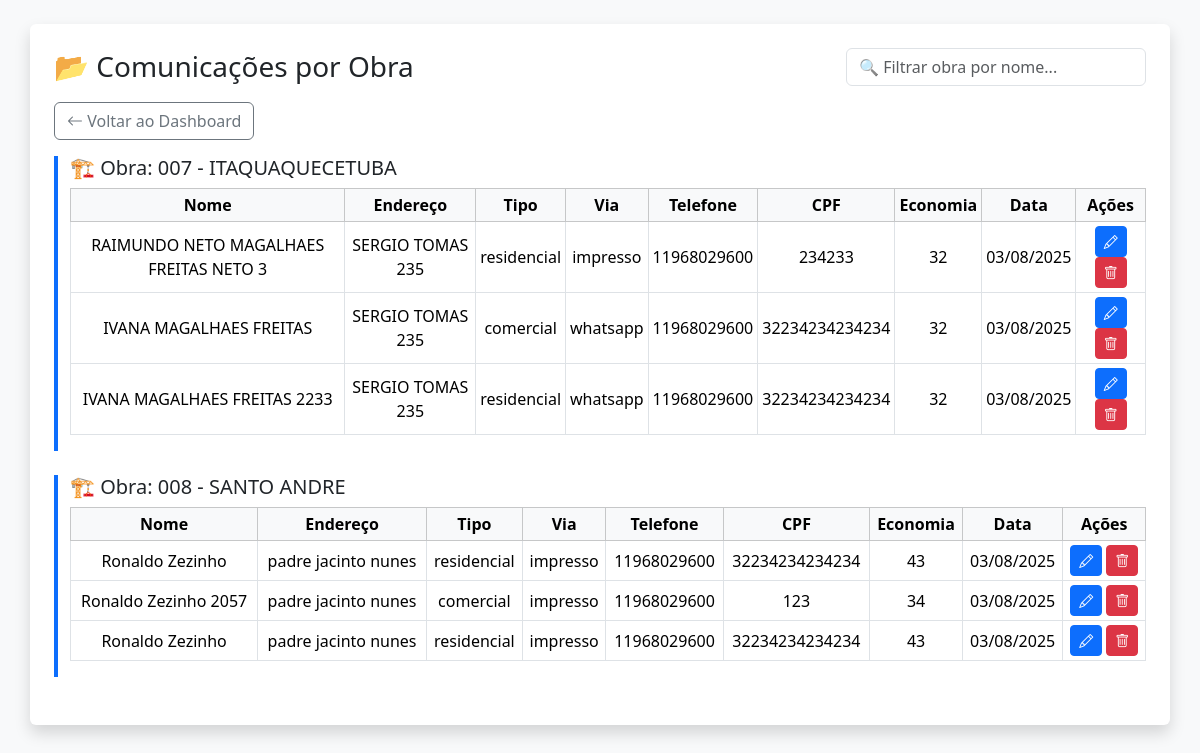
Page /comunicacoes (signed in) on the earlier database version.
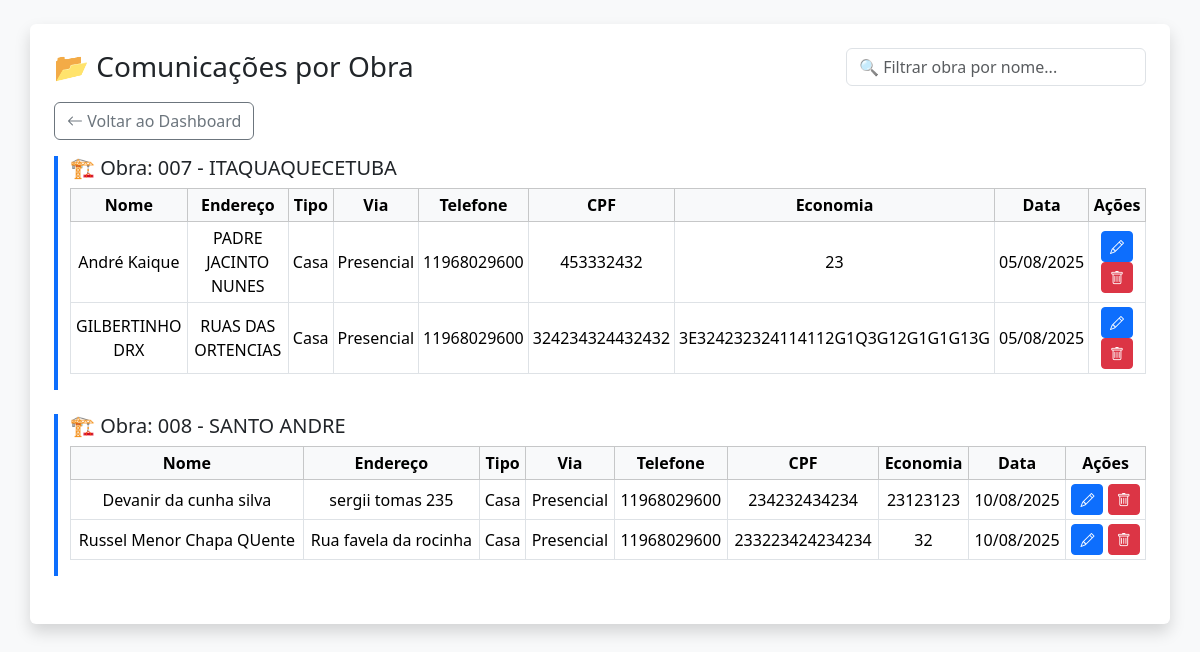
Same page on the later database version.
### app/models.py (models this page shows)
class Obra(db.Model):
    id = db.Column(db.Integer, primary_key=True)
    nome = db.Column(db.String(100), nullable=False)
    descricao = db.Column(db.Text)
    endereco = db.Column(db.String(255))
    responsavel = db.Column(db.String(100))
    data_inicio = db.Column(db.Date)
    data_fim = db.Column(db.Date)
    criado_em = db.Column(db.DateTime, default=datetime.utcnow)

class ComunicacaoObra(db.Model):
    __tablename__ = 'comunicacao_obra'
    id = db.Column(db.Integer, primary_key=True)
    nome = db.Column(db.String(100), nullable=False)
    cpf = db.Column(db.String(20))
    endereco = db.Column(db.String(255))
    telefone = db.Column(db.String(50))
    bairro = db.Column(db.String(100))
    numero = db.Column(db.String(20))
    comunicado = db.Column(db.String(20))
    economia = db.Column(db.String(50))
    assinatura = db.Column(db.String(100))
    tipo_imovel = db.Column(db.String(200))
    data_envio = db.Column(db.DateTime, default=datetime.utcnow)
    obra_id = db.Column(db.Integer, db.ForeignKey('obra.id', name='fk_comunicacao_obra'))
    obra = db.relationship("Obra", backref="comunicacoes")
    usuario_id = db.Column(db.Integer, db.ForeignKey('user.id', name='fk_usuario_comunicacao'))
    usuario = db.relationship("User", backref="comunicacoes")  # ✅ AQUI
    vistorias = db.relationship("VistoriaImovel", back_populates="comunicacao", cascade="all, delete-orphan")

### app/obras/routes.py (the view)
@obras_bp.route('/comunicacoes', methods=['GET'])
def listar_comunicacoes():
    if 'user_id' not in session:
        return redirect(url_for('auth.login'))
    user = User.query.get(session['user_id'])
    obras = Obra.query.order_by(Obra.nome).all() if user.cargo == 'admin' else Obra.query.filter_by(id=user.obra_id).all()
    return render_template('comunicacoes/comunicacoes_dashboard.html', obras=obras)

### templates/comunicacoes/comunicacoes_dashboard.html (shortened to what this page needs)
<!DOCTYPE html>
<html lang="pt-BR">
  <head>
    <link
      href="https://cdn.jsdelivr.net/npm/bootstrap@5.3.3/dist/css/bootstrap.min.css"
      rel="stylesheet"
    />
    <link
      href="https://cdn.jsdelivr.net/npm/bootstrap-icons@1.10.5/font/bootstrap-icons.css"
      rel="stylesheet"
    />
  </head>
  <body class="bg-light p-3 p-md-4">
    <div class="container bg-white p-4 rounded shadow">
      <div
        class="d-flex flex-column flex-md-row justify-content-between align-items-start align-items-md-center mb-3 gap-2"
      >
        <h3 class="text-center text-md-start mb-0">📂 Comunicações por Obra</h3>
        {% if session.cargo == 'admin' %}
        <input
          type="text"
          class="form-control w-100 w-md-auto"
          id="filtroObra"
          placeholder="🔍 Filtrar obra por nome..."
          style="max-width: 300px"
        />
        {% endif %}
      </div>
      <div class="mb-3">
            <a href="{{ url_for('auth.dashboard') }}" class="btn btn-outline-secondary">
          <i class="bi bi-arrow-left"></i> Voltar ao Dashboard
        </a>
      </div>
      {% for obra in obras %}
      <div class="obra-bloco mb-4" data-obra="{{ obra.nome | lower }}">
        <h5 class="mt-3">🏗️ Obra: {{ obra.nome }}</h5>
        {% if obra.comunicacoes %}
        <div class="table-responsive">
          <table class="table table-bordered table-sm align-middle text-center">
            <thead class="table-light">
              <tr>
                <th>Nome</th>
                <th>Endereço</th>
                <th>Tipo</th>
                <th>Via</th>
                <th>Telefone</th>
                <th>CPF</th>
                <th>Economia</th>
                <th>Data</th>
                {% if session.cargo == 'admin' %}
                <th>Ações</th>
                {% endif %}
              </tr>
            </thead>
            <tbody>
              {% for r in obra.comunicacoes %}
              <tr>
                <td>{{ r.nome }}</td>
                <td>{{ r.endereco }}</td>
                <td>{{ r.tipo_imovel }}</td>
                <td>{{ r.comunicado }}</td>
                <td>{{ r.telefone }}</td>
                <td>{{ r.cpf }}</td>
                <td>{{ r.economia }}</td>
                <td>{{ r.data_envio.strftime('%d/%m/%Y') }}</td>
                {% if session.cargo == 'admin' %}
                <td>
                  <a
                    href="{{ url_for('obras.editar_comunicacao', id=r.id) }}"
                    class="btn btn-sm btn-primary"
                  >
                    <i class="bi bi-pencil"></i>
                  </a>
                  <form
                    method="POST"
                    action="{{ url_for('obras.excluir_comunicacao', id=r.id) }}"
                    class="d-inline"
                    onsubmit="return confirm('Confirmar exclusão?')"
                  >
                    <button class="btn btn-sm btn-danger">
                      <i class="bi bi-trash"></i>
                    </button>
                  </form>
                </td>
                {% endif %}
              </tr>
              {% endfor %}
            </tbody>
          </table>
        </div>
        {% else %}
        <p class="text-muted">Nenhuma comunicação cadastrada para esta obra.</p>
        {% endif %}
      </div>
      {% endfor %}
    </div>
  </body>
</html>

### templates/comunicacoes/comunicacoes_dashboard.html (style rules this page uses)
.obra-bloco { border-left: 4px solid #0d6efd; padding-left: 12px; }

Differences in the rows shown:
removed ComunicacaoObra: nome "RAIMUNDO NETO MAGALHAES FREITAS NETO 3", endereco "SERGIO TOMAS 235", tipo_imovel "residencial", comunicado "impresso", telefone "11968029600", cpf "234233", economia "32", data_envio "03/08/2025", shown under Obra "007 - ITAQUAQUECETUBA"
removed ComunicacaoObra: nome "IVANA MAGALHAES FREITAS", endereco "SERGIO TOMAS 235", tipo_imovel "comercial", comunicado "whatsapp", telefone "11968029600", cpf "32234234234234", economia "32", data_envio "03/08/2025", shown under Obra "007 - ITAQUAQUECETUBA"
removed ComunicacaoObra: nome "IVANA MAGALHAES FREITAS 2233", endereco "SERGIO TOMAS 235", tipo_imovel "residencial", comunicado "whatsapp", telefone "11968029600", cpf "32234234234234", economia "32", data_envio "03/08/2025", shown under Obra "007 - ITAQUAQUECETUBA"
removed ComunicacaoObra: nome "Ronaldo Zezinho", endereco "padre jacinto nunes", tipo_imovel "residencial", comunicado "impresso", telefone "11968029600", cpf "32234234234234", economia "43", data_envio "03/08/2025", shown under Obra "008 - SANTO ANDRE"
removed ComunicacaoObra: nome "Ronaldo Zezinho 2057", endereco "padre jacinto nunes", tipo_imovel "comercial", comunicado "impresso", telefone "11968029600", cpf "123", economia "34", data_envio "03/08/2025", shown under Obra "008 - SANTO ANDRE"
removed ComunicacaoObra: nome "Ronaldo Zezinho", endereco "padre jacinto nunes", tipo_imovel "residencial", comunicado "impresso", telefone "11968029600", cpf "32234234234234", economia "43", data_envio "03/08/2025", shown under Obra "008 - SANTO ANDRE"
added ComunicacaoObra: nome "André Kaique", endereco "PADRE JACINTO NUNES", tipo_imovel "Casa", comunicado "Presencial", telefone "11968029600", cpf "453332432", economia "23", data_envio "05/08/2025", shown under Obra "007 - ITAQUAQUECETUBA"
added ComunicacaoObra: nome "GILBERTINHO DRX", endereco "RUAS DAS ORTENCIAS", tipo_imovel "Casa", comunicado "Presencial", telefone "11968029600", cpf "324234324432432", economia "3E324232324114112G1Q3G12G1G1G13G", data_envio "05/08/2025", shown under Obra "007 - ITAQUAQUECETUBA"
added ComunicacaoObra: nome "Devanir da cunha silva", endereco "sergii tomas 235", tipo_imovel "Casa", comunicado "Presencial", telefone "11968029600", cpf "234232434234", economia "23123123", data_envio "10/08/2025", shown under Obra "008 - SANTO ANDRE"
added ComunicacaoObra: nome "Russel Menor Chapa QUente", endereco "Rua favela da rocinha", tipo_imovel "Casa", comunicado "Presencial", telefone "11968029600", cpf "233223424234234", economia "32", data_envio "10/08/2025", shown under Obra "008 - SANTO ANDRE"
